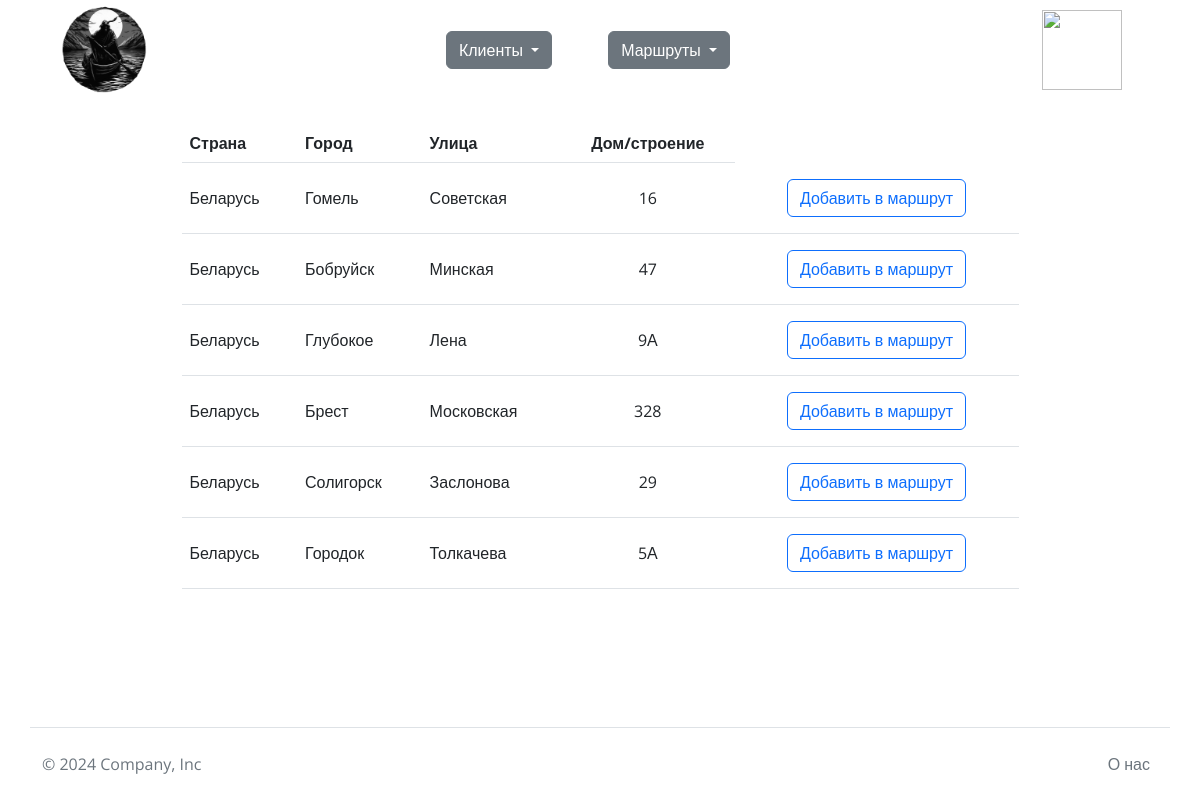
/route/archive/70/ (signed in), run on the app's committed database.
### client/models.py (models this page shows, shortened)
class ClientObjectsProfile(models.Model):
    organisation_name = models.ForeignKey(
                                          Client,
                                          on_delete=models.DO_NOTHING,
                                          max_length=50,
                                          verbose_name='Наименование клиента'
                                         )
    phone = models.CharField(max_length=15, verbose_name='Номер телефона')
    country = models.CharField(max_length=50, verbose_name='Страна')
    city = models.CharField(max_length=50, verbose_name='Город')
    street = models.CharField(max_length=50, verbose_name='Улица')
    building = models.CharField(max_length=5, verbose_name='Дом/строение')
    lat = models.CharField(max_length=20, default=None, verbose_name='Широта')
    lon = models.CharField(max_length=20, default=None, verbose_name='Долгота')
    created = models.DateTimeField(auto_now=True, verbose_name='Дата создания')
    updated = models.DateTimeField(auto_now=True, verbose_name='Дата обновления данных')

### route/views.py (the view)
# urls.py: path('archive/<int:pk>/', route_archive_detail, name='date_archive')
def route_archive_detail(request, pk):
    serializer = RouteArchiveSerializer.get_details(request, pk)
    return render(request, template_name='archive_detail.html', context={'objects': serializer})

### route/context_processors.py (called while the page is built)
def cart(request):
    return {'cart': Cart(request)}

### route/serializers.py (called while the page is built)
    def get_details(self, pk):
        route = Route.objects.get(id=pk)
        ids = route.client_ids
        objects_list = []
        filtered_ids = ids.split(',')
        for i in filtered_ids:
            obj = ClientObjectsProfile.objects.get(id=int(i))
            objects_list.append(obj)
        return objects_list

### route/templates/archive_detail.html (shortened to what this page needs)
{% extends "base.html" %}
{% load rest_framework %}
{% load bootstrap5 %}
{% block content %}
<div class="d-flex justify-content-center">
    <table class="table table-hover m-4 align-middle w-75">
        <thead>
        <tr>
            <th scope="col">Страна</th>
            <th scope="col">Город</th>
            <th scope="col">Улица</th>
            <th scope="col" class="text-center">Дом/строение</th>
        </tr>
        </thead>
        <tbody>
        {% for object in objects %}
        <tr>
            <td>{{ object.country }}</td>
            <td>{{ object.city }}</td>
            <td>{{ object.street }}</td>
            <td class="text-center">{{ object.building }}</td>
            <td>
                <form  method="post" class="d-flex justify-content-center m-2" action="{% url 'cart_add' object.id %}">
                    <input type="submit" class="btn btn-outline-primary" value="Добавить в маршрут">
                </form>
            </td>
        </tr>
        {% endfor %}
      </tbody>
    </table>
</div>
<footer>
    <div class="container py-4 row-cols-2 d-flex flex-wrap align-items-center text-center border-top fixed-bottom">
        <div class="col text-start">
            <p class="col-md-4 mb-0 text-muted">© 2024 Company, Inc</p>
        </div>
        <div class="col text-end">
            <a href="/registration/home" class="nav-link px-2 text-muted">О нас</a>
        </div>
    </div>
</footer>
{% endblock %}

### registration/templates/base.html (shortened to what this page needs)
{% load static %}
{% load rest_framework %}
{% load bootstrap5 %}
{% load static %}
<html lang="ru">
<head>
    <link href="https://cdn.jsdelivr.net/npm/bootstrap@5.2.0-beta1/dist/css/bootstrap.min.css" rel="stylesheet">
    <link href="{% static 'style.css' %}" rel="stylesheet">
</head>
<body class="container">
<header class="rounded">
    {% if request.user.is_authenticated %}
    <div class="container row row-cols-3 d-flex justify-content-between align-items-center">
        <div class="col">
            <a href="/registration/home">
                <img width="100" height="100" src="{% static 'images/logo.png' %}" alt="#">
            </a>
        </div>
        <div class="col d-flex justify-content-around">
                <div>
                    <div class="dropdown-center">
                        <button class="btn btn-secondary dropdown-toggle" type="button" data-bs-toggle="dropdown" aria-expanded="false">
                            Клиенты
                        </button>
                    </div>
                </div>
                <div>
                    <div class="dropdown-center">
                        <button class="btn btn-secondary dropdown-toggle" type="button" data-bs-toggle="dropdown" aria-expanded="false">
                            Маршруты
                        </button>
                    </div>
                </div>
        </div>
        <div class="col d-flex justify-content-end">
            <a href="/registration/user_profile">
                <img src="{% url 'user_profile_photo' %}" height="80" width="80">
            </a>
        </div>
    </div>
    {% endif %}
</header>
<div class="content">
{% block content %}
{% endblock %}
</div>
</body>
</html>

### registration/static/style.css (style rules this page uses)
header { font-family: "Open Sans", sans-serif; background: url(images/header_footer.jpg); font-weight: <weight>; }
body { font-family: "Open Sans", sans-serif; background: url(images/body.png); }
.content { font-family: "Open Sans", sans-serif; }
footer { font-family: "Open Sans", sans-serif; background: url(images/header_footer.jpg); }

### data on the page
ClientObjectsProfile: country "Беларусь", city "Гомель", street "Советская", building "16"
ClientObjectsProfile: country "Беларусь", city "Бобруйск", street "Минская", building "47"
ClientObjectsProfile: country "Беларусь", city "Глубокое", street "Лена", building "9А"
ClientObjectsProfile: country "Беларусь", city "Брест", street "Московская", building "328"
ClientObjectsProfile: country "Беларусь", city "Солигорск", street "Заслонова", building "29"
ClientObjectsProfile: country "Беларусь", city "Городок", street "Толкачева", building "5А"
